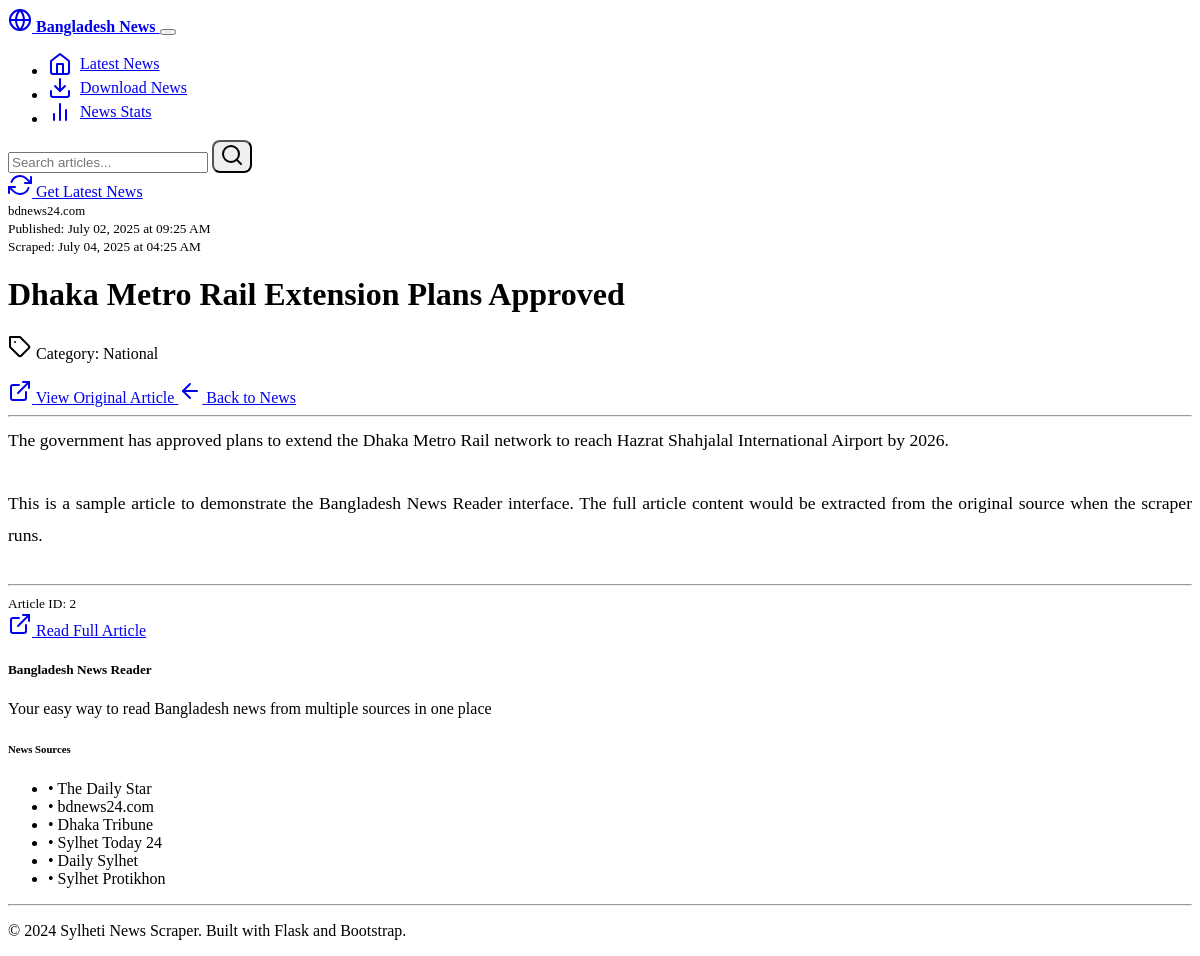
The app's page /article/2, older data.
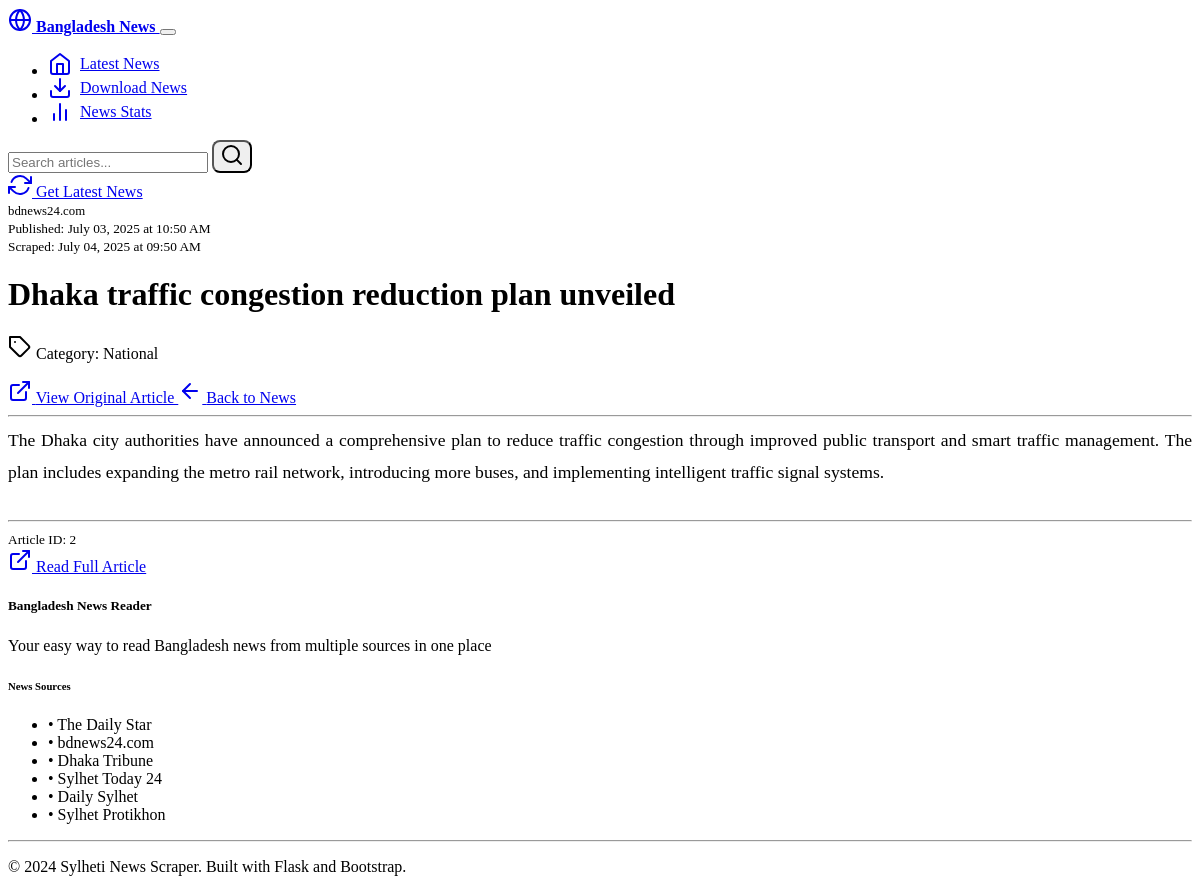
The same page, newer data.
### models.py (models this page shows, shortened)
class Article(db.Model):
    id = db.Column(Integer, primary_key=True)
    title = db.Column(String(500), nullable=False)
    content = db.Column(Text, nullable=True)
    summary = db.Column(Text, nullable=True)
    url = db.Column(String(1000), nullable=False, unique=True)
    source = db.Column(String(100), nullable=False)
    published_date = db.Column(DateTime, nullable=True)
    scraped_date = db.Column(DateTime, default=datetime.utcnow)
    author = db.Column(String(200), nullable=True)
    category = db.Column(String(100), nullable=True)
    image_url = db.Column(String(1000), nullable=True)
    is_active = db.Column(Boolean, default=True)

### routes.py (the view)
@app.route('/article/<int:article_id>')
def article_detail(article_id):
    article = Article.query.get_or_404(article_id)
    return render_template('article.html', article=article)

### templates/article.html (shortened to what this page needs)
{% extends "base.html" %}
{% block content %}
<div class="row">
    <div class="col-lg-8 mx-auto">
        <div class="card">
            <div class="card-body">
                <div class="mb-4">
                    <div class="d-flex justify-content-between align-items-center mb-3">
                        <span class="badge bg-primary">{{ article.source }}</span>
                        <div class="text-muted">
                            <small>
                                {% if article.published_date %}
                                    Published: {{ article.published_date.strftime('%B %d, %Y at %I:%M %p') }}
                                {% endif %}
                                {% if article.scraped_date %}
                                    <br>Scraped: {{ article.scraped_date.strftime('%B %d, %Y at %I:%M %p') }}
                                {% endif %}
                            </small>
                        </div>
                    </div>
                    <h1 class="mb-3">{{ article.title }}</h1>
                    {% if article.category %}
                        <p class="text-muted mb-3">
                            <i data-feather="tag"></i>
                            Category: {{ article.category }}
                        </p>
                    {% endif %}
                    <div class="mb-3">
                        <a href="{{ article.url }}" target="_blank" class="btn btn-outline-primary">
                            <i data-feather="external-link"></i>
                            View Original Article
                        </a>
                        <a href="{{ url_for('index') }}" class="btn btn-outline-secondary">
                            <i data-feather="arrow-left"></i>
                            Back to News
                        </a>
                    </div>
                </div>
                <hr>
                <div class="article-content">
                    {% if article.content %}
                        <div class="content-text">
                            {{ article.content | replace('\n', '<br>') | safe }}
                        </div>
                    {% else %}
                        <div class="text-center text-muted py-4">
                            <i data-feather="file-text" class="mb-2" style="width: 48px; height: 48px;"></i>
                            <p>Article content not available. Please visit the original article.</p>
                        </div>
                    {% endif %}
                </div>
                <hr>
                <div class="d-flex justify-content-between align-items-center">
                    <div>
                        <small class="text-muted">
                            Article ID: {{ article.id }}
                        </small>
                    </div>
                    <div>
                        <a href="{{ article.url }}" target="_blank" class="btn btn-sm btn-primary">
                            <i data-feather="external-link"></i>
                            Read Full Article
                        </a>
                    </div>
                </div>
            </div>
        </div>
    </div>
</div>
{% endblock %}

### templates/base.html (shortened to what this page needs)
<!DOCTYPE html>
<html lang="en" data-bs-theme="dark">
<head>
    <link href="https://cdn.replit.com/agent/bootstrap-agent-dark-theme.min.css" rel="stylesheet">
    <link rel="stylesheet" href="{{ url_for('static', filename='css/custom.css') }}">
</head>
<body>
    <nav class="navbar navbar-expand-lg navbar-dark bg-dark">
        <div class="container">
            <a class="navbar-brand" href="{{ url_for('index') }}">
                <i data-feather="globe"></i>
                Bangladesh News
            </a>
            <button class="navbar-toggler" type="button" data-bs-toggle="collapse" data-bs-target="#navbarNav">
            </button>
            <div class="collapse navbar-collapse" id="navbarNav">
                <ul class="navbar-nav me-auto">
                    <li class="nav-item">
                        <a class="nav-link" href="{{ url_for('index') }}">
                            <i data-feather="home"></i>
                            Latest News
                        </a>
                    </li>
                    <li class="nav-item">
                        <a class="nav-link" href="{{ url_for('export_page') }}">
                            <i data-feather="download"></i>
                            Download News
                        </a>
                    </li>
                    <li class="nav-item">
                        <a class="nav-link" href="{{ url_for('stats') }}">
                            <i data-feather="bar-chart-2"></i>
                            News Stats
                        </a>
                    </li>
                </ul>
                <form class="d-flex me-3" action="{{ url_for('search') }}" method="GET">
                    <input class="form-control me-2" type="search" name="q" placeholder="Search articles..." aria-label="Search">
                    <button class="btn btn-outline-secondary" type="submit">
                        <i data-feather="search"></i>
                    </button>
                </form>
                <a href="{{ url_for('manual_scrape') }}" class="btn btn-success">
                    <i data-feather="refresh-cw"></i>
                    Get Latest News
                </a>
            </div>
        </div>
    </nav>
    <main class="container py-4">
        {% block content %}{% endblock %}
    </main>
    <footer class="bg-dark text-light py-4 mt-5">
        <div class="container">
            <div class="row">
                <div class="col-md-6">
                    <h5>Bangladesh News Reader</h5>
                    <p class="text-muted">Your easy way to read Bangladesh news from multiple sources in one place</p>
                </div>
                <div class="col-md-6">
                    <h6>News Sources</h6>
                    <ul class="list-unstyled text-muted">
                        <li>• The Daily Star</li>
                        <li>• bdnews24.com</li>
                        <li>• Dhaka Tribune</li>
                        <li>• Sylhet Today 24</li>
                        <li>• Daily Sylhet</li>
                        <li>• Sylhet Protikhon</li>
                    </ul>
                </div>
            </div>
            <hr>
            <div class="text-center text-muted">
                <p>&copy; 2024 Sylheti News Scraper. Built with Flask and Bootstrap.</p>
            </div>
        </div>
    </footer>
</body>
</html>

### static/css/custom.css (style rules this page uses)
.article-content { line-height: 1.8; font-size: 1.1rem; }
.content-text { text-align: justify; margin-bottom: 2rem; }
.card { transition: transform 0.2s ease-in-out, box-shadow 0.2s ease-in-out; }
.navbar-brand { font-weight: bold; }
.navbar-nav .nav-link { display: flex; align-items: center; gap: 0.5rem; }
.navbar .form-control { min-width: 200px; }
.badge { font-size: 0.8rem; }
footer { margin-top: auto; }
.btn { border-radius: 0.5rem; }
.navbar { position: sticky; top: 0; z-index: 1030; }
html { scroll-behavior: smooth; }

Row changes from the older to the newer data that the page shows:
changed Article "National": published_date "July 02, 2025 at 09:25 AM" → "July 03, 2025 at 10:50 AM"; scraped_date "July 04, 2025 at 04:25 AM" → "July 04, 2025 at 09:50 AM"; title "Dhaka Metro Rail Extension Plans Approved" → "Dhaka traffic congestion reduction plan unveiled"; content "The government has approved plans to extend the Dhaka Metro Rail network to reach Hazrat Shahjalal International Airport by 2026. This is a sample article to demonstrate the Bangladesh News Reader interface. The full article content would be extracted from the original source when the scraper runs." → "The Dhaka city authorities have announced a comprehensive plan to reduce traffic congestion through improved public transport and smart traffic management. The plan includes expanding the metro rail network, introducing more buses, and implementing intelligent traffic signal systems."
